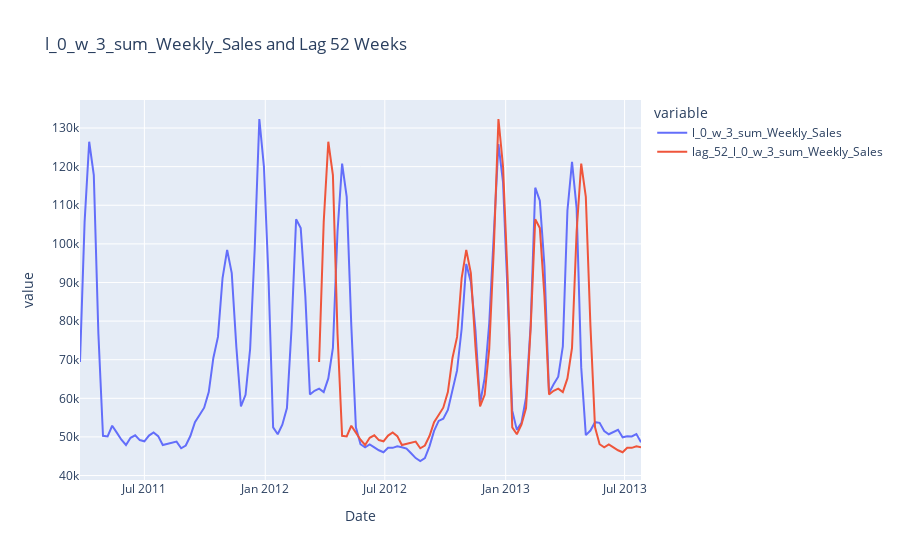

The notebook cell this image was saved under:
### Code cell
view_data_horizon(data, target="l_0_w_3_sum_Weekly_Sales")
